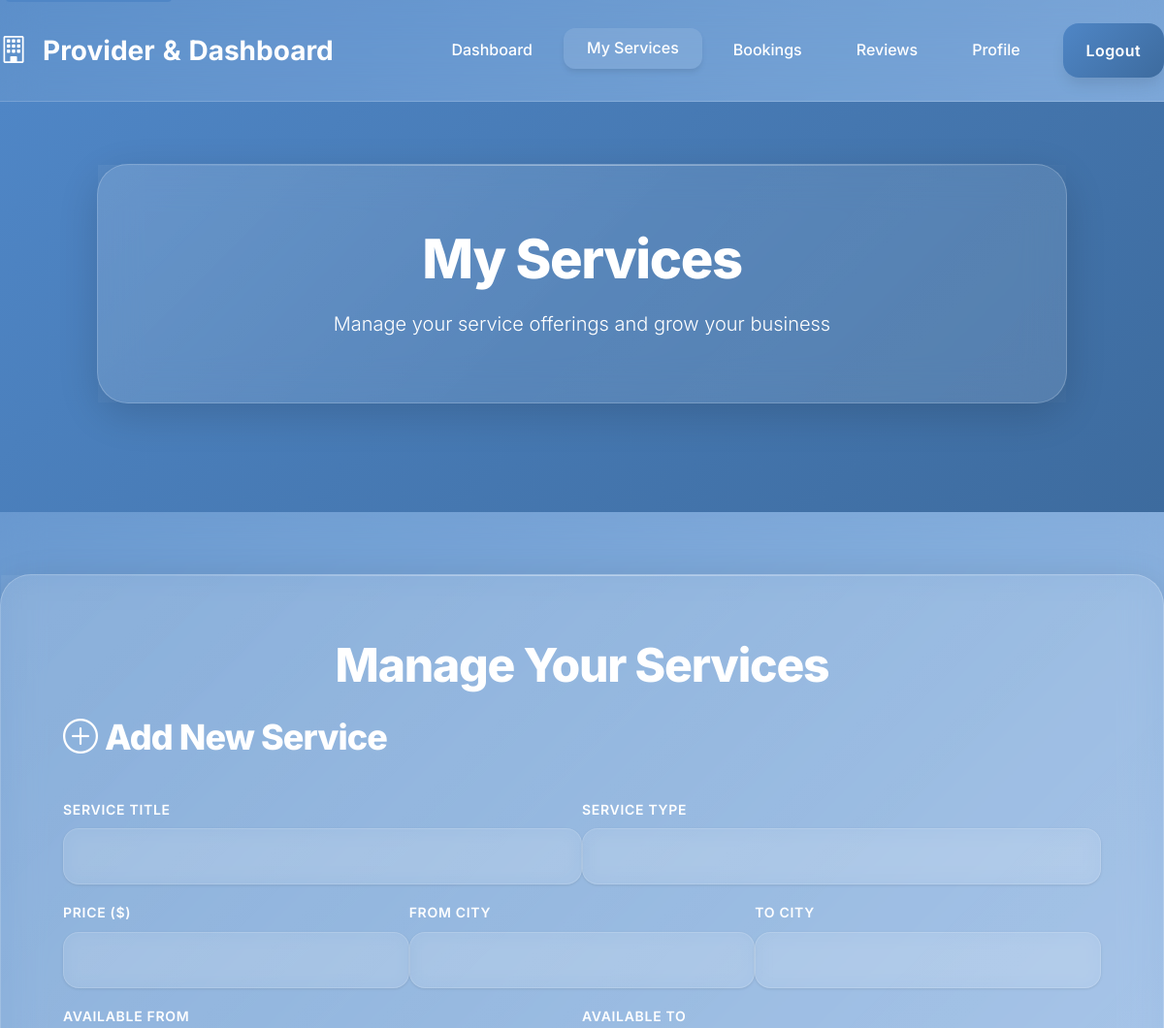
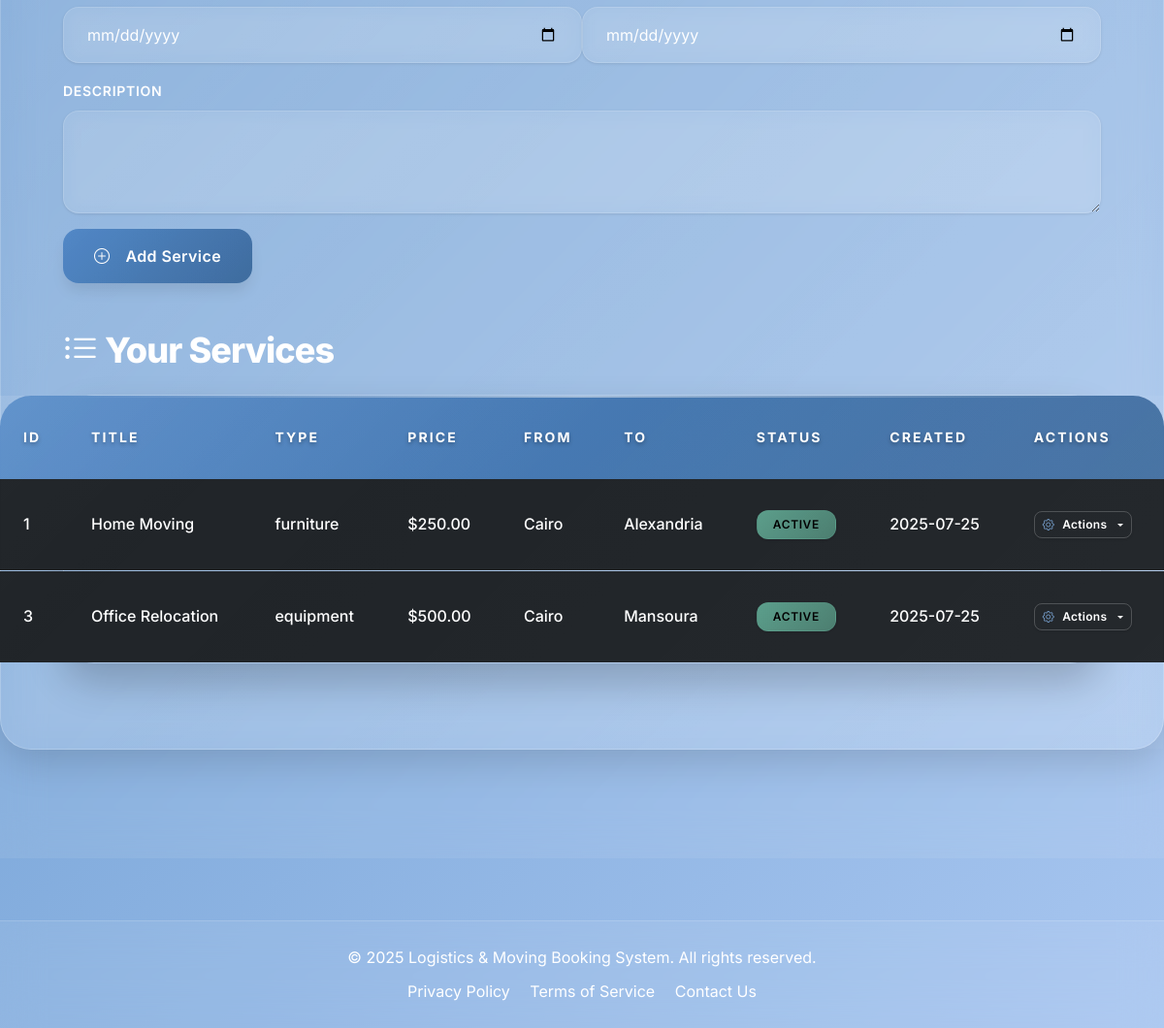
Page /provider_services.php (signed in) on the committed database (2 pictures, top to bottom).
### tables this page shows
CREATE TABLE services (
  id INT AUTO_INCREMENT PRIMARY KEY,
  provider_id INT NOT NULL,
  title VARCHAR(150) NOT NULL,
  description TEXT,
  type VARCHAR(50),
  price DECIMAL(10,2) NOT NULL,
  city_from VARCHAR(100),
  city_to VARCHAR(100),
  available_from DATE,
  available_to DATE,
  created_at TIMESTAMP DEFAULT CURRENT_TIMESTAMP,
  status ENUM('active','inactive') DEFAULT 'active',
  FOREIGN KEY (provider_id) REFERENCES users(id) ON DELETE CASCADE
);

### includes/auth.php (called while the page is built, shortened)
<?php
require_once __DIR__ . '/../config/db.php';
function current_user() {
    global $conn;
    $id = $_SESSION['user_id'];
    $stmt = mysqli_prepare($conn, "SELECT * FROM users WHERE id = ? LIMIT 1");
    mysqli_stmt_bind_param($stmt, 'i', $id);
    mysqli_stmt_execute($stmt);
    $result = mysqli_stmt_get_result($stmt);
    $user = mysqli_fetch_assoc($result);
    return $user;
}

### public/provider_services.php (the view, shortened to what this page needs)
<?php
require_once '../includes/auth.php';
$user = current_user();
$provider_id = $user['id'];
$services = mysqli_query($conn, "SELECT * FROM services WHERE provider_id = $provider_id ORDER BY created_at DESC");
?>
<!DOCTYPE html>
<html lang="en">
<head>
  <link href="https://cdn.jsdelivr.net/npm/bootstrap@5.3.2/dist/css/bootstrap.min.css" rel="stylesheet">
  <link rel="stylesheet" href="https://cdn.jsdelivr.net/npm/bootstrap-icons@1.11.1/font/bootstrap-icons.css">
  <link rel="stylesheet" href="../assets/css/style.css">
</head>
<body class="modern-bg">
  <nav class="navbar navbar-expand-lg navbar-glass">
    <div class="container-fluid">
      <a class="navbar-brand fw-bold fs-3 gradient-text" href="dashboard_provider.php">
        <i class="bi bi-building me-2"></i>Provider<span class="text-gradient-secondary">&</span>Dashboard
      </a>
      <div class="collapse navbar-collapse" id="providerNav">
        <ul class="navbar-nav ms-auto mb-2 mb-lg-0 align-items-center">
          <li class="nav-item"><a class="nav-link" href="dashboard_provider.php">Dashboard</a></li>
          <li class="nav-item"><a class="nav-link active" href="provider_services.php">My Services</a></li>
          <li class="nav-item"><a class="nav-link" href="provider_bookings.php">Bookings</a></li>
          <li class="nav-item"><a class="nav-link" href="provider_reviews.php">Reviews</a></li>
          <li class="nav-item"><a class="nav-link" href="provider_profile.php">Profile</a></li>
          <li class="nav-item ms-3"><a class="btn btn-primary px-4" href="logout.php">Logout</a></li>
        </ul>
      </div>
    </div>
  </nav>
  <section class="hero-glass d-flex align-items-center justify-content-center text-center position-relative section-gradient" style="min-height: 30vh;">
    <div class="container-fluid">
      <div class="row justify-content-center">
        <div class="col-lg-10">
          <div class="glass-card">
            <h1 class="display-4 fw-black mb-3 gradient-text">My Services</h1>
            <p class="lead mb-0">Manage your service offerings and grow your business</p>
          </div>
        </div>
      </div>
    </div>
  </section>
  <section class="container-fluid py-6 section-glass">
    <div class="row justify-content-center">
      <div class="col-lg-12">
        <div class="glass-card">
          <h2 class="gradient-text mb-4 text-center">Manage Your Services</h2>
          <div class="mb-5">
            <h3 class="gradient-text mb-4">
              <i class="bi bi-plus-circle me-2"></i>Add New Service
            </h3>
            <form method="POST" class="row g-3">
              <div class="col-md-6">
                <label for="title" class="form-label fw-semibold">Service Title</label>
                <input type="text" class="form-control" id="title" name="title" required>
              </div>
              <div class="col-md-6">
                <label for="type" class="form-label fw-semibold">Service Type</label>
                <input type="text" class="form-control" id="type" name="type" required>
              </div>
              <div class="col-md-4">
                <label for="price" class="form-label fw-semibold">Price ($)</label>
                <input type="number" class="form-control" id="price" name="price" step="0.01" min="0" required>
              </div>
              <div class="col-md-4">
                <label for="city_from" class="form-label fw-semibold">From City</label>
                <input type="text" class="form-control" id="city_from" name="city_from">
              </div>
              <div class="col-md-4">
                <label for="city_to" class="form-label fw-semibold">To City</label>
                <input type="text" class="form-control" id="city_to" name="city_to">
              </div>
              <div class="col-md-6">
                <label for="available_from" class="form-label fw-semibold">Available From</label>
                <input type="date" class="form-control" id="available_from" name="available_from">
              </div>
              <div class="col-md-6">
                <label for="available_to" class="form-label fw-semibold">Available To</label>
                <input type="date" class="form-control" id="available_to" name="available_to">
              </div>
              <div class="col-12">
                <label for="description" class="form-label fw-semibold">Description</label>
                <textarea class="form-control" id="description" name="description" rows="3"></textarea>
              </div>
              <div class="col-12">
                <button type="submit" class="btn btn-primary">
                  <i class="bi bi-plus-circle me-2"></i>Add Service
                </button>
              </div>
            </form>
          </div>
          <div class="mt-5">
            <h3 class="gradient-text mb-4">
              <i class="bi bi-list-ul me-2"></i>Your Services
            </h3>
            <?php if (mysqli_num_rows($services) > 0): ?>
              <div class="table-container">
                <div class="table-responsive" style="width: 100vw !important; max-width: 100vw !important; margin-left: calc(-50vw + 50%) !important; margin-right: calc(-50vw + 50%) !important; padding: 0 !important;">
                  <table class="table table-dark align-middle" style="width: 100% !important; min-width: 100% !important;">
                    <thead>
                      <tr>
                        <th>ID</th>
                        <th>Title</th>
                        <th>Type</th>
                        <th>Price</th>
                        <th>From</th>
                        <th>To</th>
                        <th>Status</th>
                        <th>Created</th>
                        <th>Actions</th>
                      </tr>
                    </thead>
                    <tbody>
                      <?php while($service = mysqli_fetch_assoc($services)): ?>
                        <tr>
                          <td><?= $service['id'] ?></td>
                          <td><?= htmlspecialchars($service['title']) ?></td>
                          <td><?= htmlspecialchars($service['type']) ?></td>
                          <td>$<?= number_format($service['price'], 2) ?></td>
                          <td><?= htmlspecialchars($service['city_from']) ?></td>
                          <td><?= htmlspecialchars($service['city_to']) ?></td>
                          <td>
                            <span class="badge <?= $service['status'] === 'active' ? 'bg-success' : 'bg-secondary' ?>">
                              <?= ucfirst($service['status']) ?>
                            </span>
                          </td>
                          <td><?= date('Y-m-d', strtotime($service['created_at'])) ?></td>
                          <td>
                            <div class="btn-group" role="group">
                              <button type="button" class="btn btn-sm btn-outline-primary dropdown-toggle" data-bs-toggle="dropdown">
                                <i class="bi bi-gear"></i> Actions
                              </button>
                            </div>
                          </td>
                        </tr>
                      <?php endwhile; ?>
                    </tbody>
                  </table>
                </div>
              </div>
            <?php endif; ?>
          </div>
        </div>
      </div>
    </div>
  </section>
  <footer class="footer-glass text-center py-4">
    <div class="container-fluid">
      <div class="row">
        <div class="col-12">
          <p class="mb-2">&copy; <?php echo date('Y'); ?> Logistics & Moving Booking System. All rights reserved.</p>
          <p class="mb-0">
            <a href="#privacy" class="text-decoration-none me-3">Privacy Policy</a>
            <a href="#terms" class="text-decoration-none me-3">Terms of Service</a>
            <a href="#contact" class="text-decoration-none">Contact Us</a>
          </p>
        </div>
      </div>
    </div>
  </footer>
</body>
</html>

### rows in the picture
services: id "1", title "Home Moving", type "furniture", price "250.00", city_from "Cairo", city_to "Alexandria", status "ACTIVE", created_at "2025-07-25"
services: id "3", title "Office Relocation", type "equipment", price "500.00", city_from "Cairo", city_to "Mansoura", status "ACTIVE", created_at "2025-07-25"
